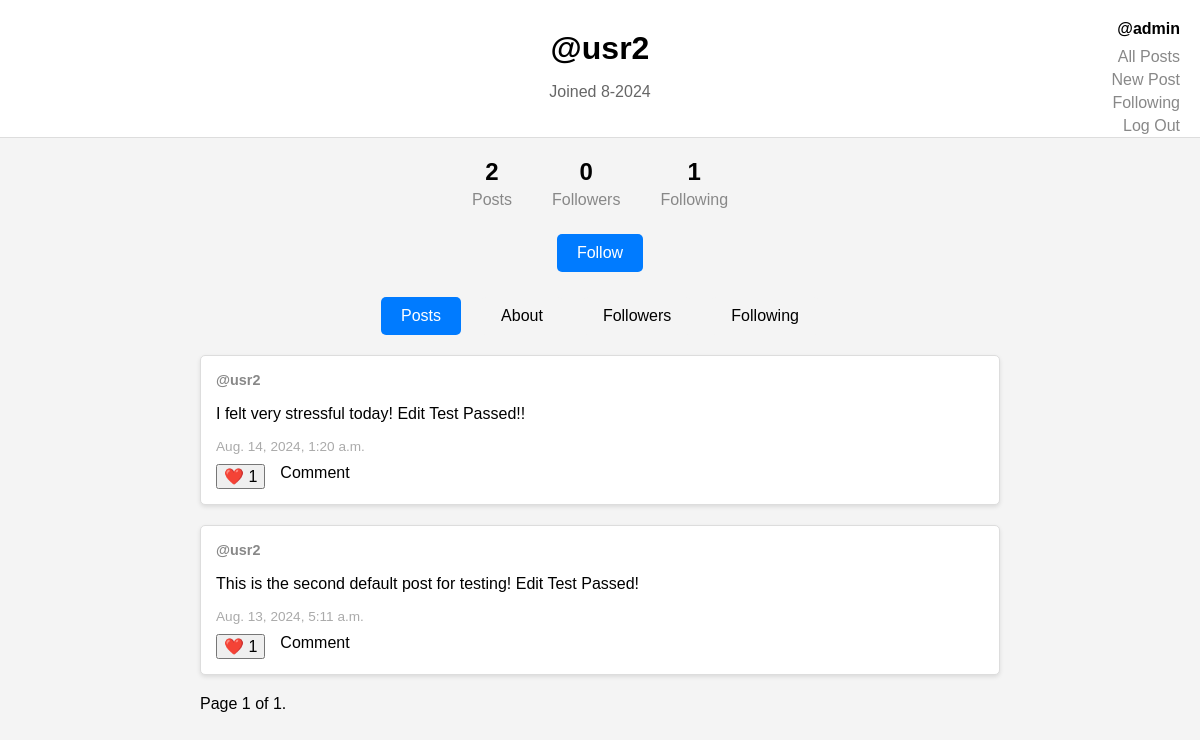
Before: /profile/3 (signed in) with the older database file.
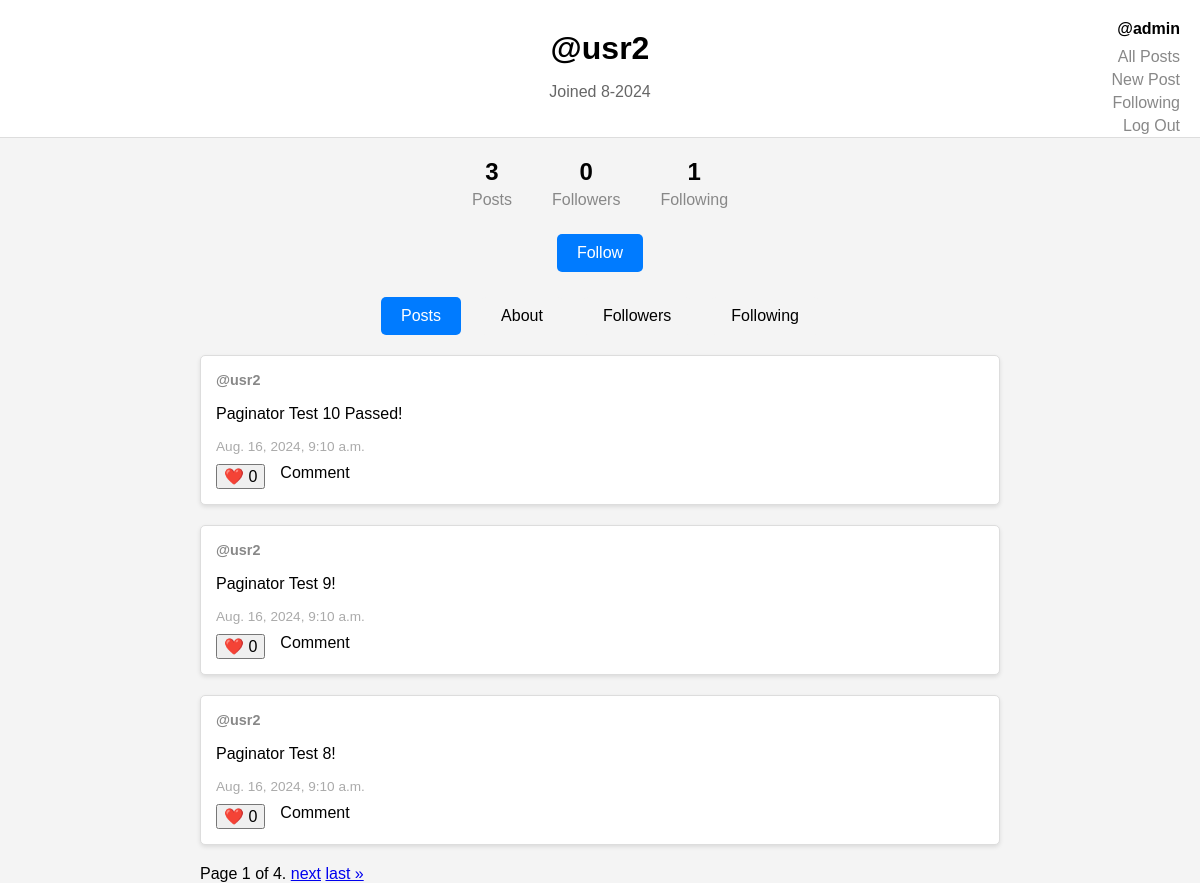
After: the same page with the newer database file.
### network/models.py (models this page shows, shortened)
class User(AbstractUser):
    joined_at = models.DateTimeField(auto_now_add=True)
    pts = models.IntegerField(default=0)
    flwers = models.IntegerField(default=0)
    flwings = models.IntegerField(default=0)

class Post(models.Model):
    poster = models.ForeignKey(User, on_delete=models.CASCADE, related_name="posters")
    content = models.TextField()
    time = models.DateTimeField(auto_now_add=True)
    likes = models.IntegerField(default=0)

### network/views.py (the view)
# urls.py: path("profile/<int:identity>", views.show_profile, name="profile"),
def show_profile(request, identity):
    user = get_object_or_404(User, id=identity)
    posts = Post.objects.filter(poster=user)[::-1]
    paginator = Paginator(posts, 3)
    page_number = request.GET.get('page', 1)
    page_obj = paginator.get_page(page_number)
    return render(request, "network/profile.html", {
        "watching": user,
        "page_obj": page_obj
    })

### network/templatetags/custom_tags.py (called while the page is built)
@register.simple_tag
def get_posts_for(user):
    return Post.objects.filter(poster=user)[::-1]

@register.simple_tag
def is_myself(u1, u2):
    return u1.id == u2.id

@register.simple_tag
def is_flwing(u1, u2):
    return Follower.objects.filter(idol=u1, fan=u2).exists()

@register.simple_tag
def is_liking(post, user=None):
    return Like.objects.filter(liking=post, liker=user).exists()

### network/templates/network/profile.html (shortened to what this page needs)
{% load static %}
{% load custom_tags %}
{% is_myself watching user as myself %}
<!DOCTYPE html>
<html lang="en">
<head>
    <link href="{% static 'network/profile_styles.css' %}" rel="stylesheet">
</head>
<body>
    <div class="nav-links">
        <span class="username">@{{ user.username }}</span>
        <a href="{% url 'index' %}">All Posts</a>
        <a href="{% url 'newpost' %}">New Post</a>
        {% if user.is_authenticated %}
            <a href="{% url 'following' %}">Following</a>
            <a href="{% url 'logout' %}">Log Out</a>
        {% else %}
            <a href="{% url 'login' %}">Log In</a>
            <a href="{% url 'register' %}">Register</a>
        {% endif %}
    </div>
    <div class="profile-header">
        <h1>@{{ watching.username }}</h1>
        <p>Joined {{ watching.joined_at.month }}-{{ watching.joined_at.year }} </p>
    </div>
    <div class="profile-stats">
        <div>
            <h3>{{ watching.pts }}</h3>
            <p>Posts</p>
        </div>
        <div>
            <h3 id="n_flwers">{{ watching.flwers }}</h3>
            <p>Followers</p>
        </div>
        <div>
            <h3>{{ watching.flwings }}</h3>
            <p>Following</p>
        </div>
    </div>
    <div class="profile-actions">
        {% if not myself %}
            {% is_flwing watching user as flwing %}
                <button class="follow-btn" id="flw_btn" data-idolid="{{ watching.id }}" data-url="{% url 'togflw' %}">
                    {% if not flwing %}
                        Follow
                    {% else %}
                        Unfollow
                    {% endif %}
                </button>
        {% else %}
            <button class="edit-btn">Edit</button>
        {% endif %}
    </div>
    <div class="tabs">
        <button class="active">Posts</button>
        <button>About</button>
        <button>Followers</button>
        <button>Following</button>
    </div>
    <div class="feed-container">
        {% for post in page_obj %}
            <div class="post-box">
                <div class="post-header">
                    <span class="poster-name"><strong>@{{ post.poster.username }}</strong></span>
                </div>
                <div class="post-content" id="ct{{ post.id }}">
                    <p>{{ post.content }}</p>
                </div>
                <div class="post-meta">
                    <span class="post-time">{{ post.time }}</span>
                </div>
                <div class="post-actions">
                    <button id="like_btn" data-postid="{{ post.id }}" data-url="{% url 'like' %}">
                        <span class="like-section">
                            <span id="n_like{{ post.id }}">
                                {% is_liking post user as liking %}
                                {% if not liking %}
                                    ❤️
                                {% else %}
                                    💔
                                {% endif %}
                                {{ post.likes }}</span>
                        </span>
                    </button>
                    <span class="comment-section">Comment</span>
                </div>
            </div>
        {% empty %}
            <h1>{{ watching.username }} hasn't posted anything yet!</h1>
        {% endfor %}
        <div class="pagination">
            <span class="step-links">
                <span class="current">
                    Page {{ page_obj.number }} of {{ page_obj.paginator.num_pages }}.
                </span>
                {% if page_obj.has_next %}
                    <a href="{% url 'profile' watching.id %}?page={{ page_obj.next_page_number }}">next</a>
                    <a href="{% url 'profile' watching.id %}?page={{ page_obj.paginator.num_pages }}">last &raquo;</a>
                {% endif %}
            </span>
        </div>
    </div>
</body>
</html>

### network/static/network/profile_styles.css (style rules this page uses)
body { font-family: Arial, sans-serif; margin: 0; padding: 0; background-color: #f4f4f4; }
.nav-links { position: absolute; top: 20px; right: 20px; text-align: right; }
.nav-links a { display: block; color: #888; text-decoration: none; margin: 5px 0; }
.nav-links .username { font-weight: bold; margin-bottom: 10px; display: block; }
.profile-header { background-color: #fff; padding: 20px; text-align: center; border-bottom: 1px solid #ddd; }
.profile-header h1 { margin: 10px 0 5px 0; }
.profile-header p { color: #666; }
.profile-stats { display: flex; justify-content: center; gap: 40px; margin: 20px 0; }
.profile-stats div { text-align: center; }
.profile-stats h3 { margin: 0; font-size: 24px; }
.profile-stats p { margin: 5px 0 0 0; color: #888; }
.profile-actions { text-align: center; margin-bottom: 20px; }
.profile-actions button { padding: 10px 20px; margin: 5px; border: none; cursor: pointer; font-size: 16px; border-radius: 5px; }
.profile-actions .follow-btn { background-color: #007bff; color: #fff; }
.tabs { display: flex; justify-content: center; margin-bottom: 20px; }
.tabs button { padding: 10px 20px; margin: 0 10px; border: none; cursor: pointer; font-size: 16px; border-radius: 5px; background-color: #f4f4f4; }
.tabs button.active { background-color: #007bff; color: #fff; }
.feed-container { max-width: 800px; margin: 0 auto; }
.post-box { background-color: #fff; border: 1px solid #ddd; padding: 15px; margin-bottom: 20px; border-radius: 5px; box-shadow: 0 2px 4px rgba(0, 0, 0, 0.1); }
.post-header { margin-bottom: 10px; }
.poster-name { font-size: 0.9rem; color: #888; }
.post-content { font-size: 1rem; margin-bottom: 10px; }
.post-meta { font-size: 0.85rem; color: #aaa; margin-bottom: 10px; }
.post-actions { display: flex; justify-content: flex-start; gap: 15px; }
.like-section, .comment-section { font-size: 1rem; cursor: pointer; }

Changed rows visible on the page:
no longer on this page (row unchanged): Post: poster.username "usr2", content "I felt very stressful today! Edit Test Passed!!", time "Aug. 14, 2024, 1:20 a.m.", likes "1"
no longer on this page (row unchanged): Post: poster.username "usr2", content "This is the second default post for testing! Edit Test Passed!", time "Aug. 13, 2024, 5:11 a.m.", likes "1"
changed User "usr2": pts "2" → "3"
added Post: poster.username "usr2", content "Paginator Test 10 Passed!", time "Aug. 16, 2024, 9:10 a.m.", likes "0"
added Post: poster.username "usr2", content "Paginator Test 9!", time "Aug. 16, 2024, 9:10 a.m.", likes "0"
added Post: poster.username "usr2", content "Paginator Test 8!", time "Aug. 16, 2024, 9:10 a.m.", likes "0"
Other visible differences:
{{ page_obj.paginator.num_pages }}: "1" → "4"
text now shown: "next last »"
